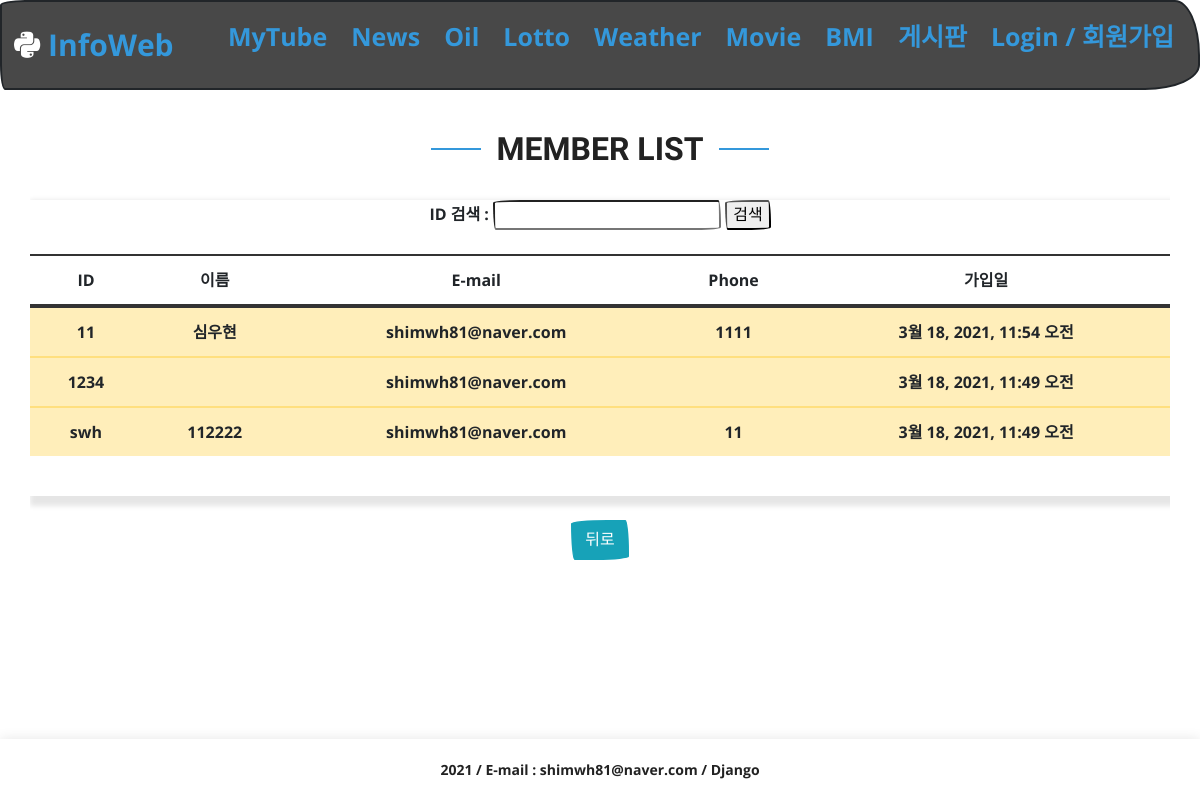
Page /user/userlist on the earlier database version.
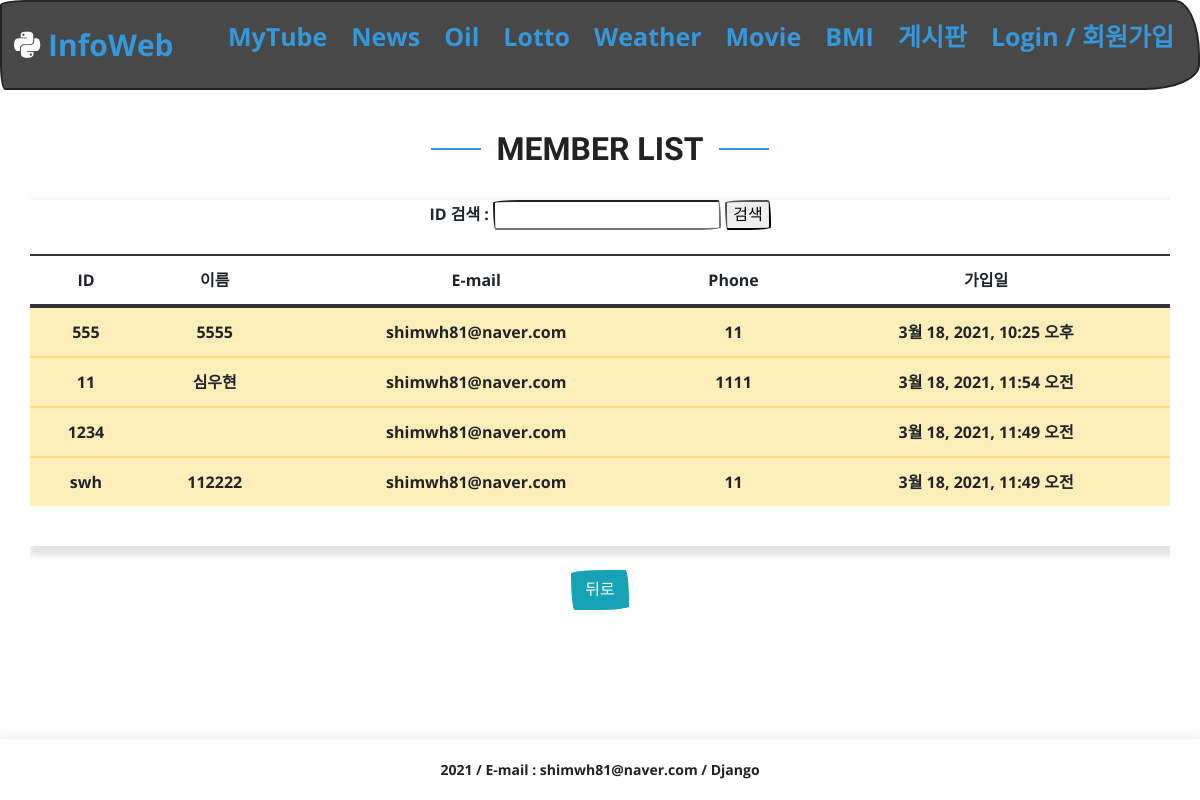
Same page on the later database version.
### users/models.py (models this page shows, shortened)
class User(AbstractUser):
    phone = models.CharField(max_length=11)
    regdate = models.DateTimeField(auto_now_add=True)

### users/views.py (the view)
# urls.py: path('userlist', views.userlist, name='user_list'),
def userlist(request):
    userlist = User.objects.exclude(username='admin').order_by('-regdate')
    return render(request,'infoweb/userlist.html', {'userlist':userlist})

### templates/infoweb/userlist.html (shortened to what this page needs)
{% extends "infoweb/base.html" %}
{% load static %}
{% block content %}
    <div class="my_title">
        <h1>Member List</h1>
    </div>
  <br>
<div class="article">
    <form action="" method="post">
        ID 검색 : <input type="text" name="uid">
        <input type="submit" value="검색">
    </form>
    <br>
    <table class="table table-hover">
        <thead>
            <tr>
                <th>ID</th>
                <th>이름</th>
                <th>E-mail</th>
                <th>Phone</th>
                <th>가입일</th>
            </tr>
        </thead>
        <tbody>
        {% for user in userlist %}
            <tr class="table-warning">
                <td>{{user.username}}</td>
                <td>{{user.last_name}}{{user.first_name}}</td>
                <td>{{user.email}}</td>
                <td>{{user.phone}}</td>
                <td>{{user.regdate}}</td>
            </tr>
        {% endfor %}
        </tbody>
    </table>
<br>
</div>
<br>
<a href="{% url 'mypage' %}"><input type="button" class="btn btn-info" value="뒤로"></a>
{% endblock %}

### templates/infoweb/base.html (shortened to what this page needs)
{% load static %}
<!DOCTYPE html>
<html lang="ko">
<head>
    <link rel="stylesheet" type="text/css" href="{% static 'css/bootstrap.min.css' %}">
    <link rel="stylesheet" type="text/css" href="{% static 'css/style2.css' %}">
</head>
<body>
<div class="wrapper">
    <nav class="navbar">
      <div class="navbar_logo">
        <i class="fab fa-python"></i>
        <a href="{% url 'home' %}">InfoWeb</a>
      </div>
      <ul class="navbar_menu">
        <li><a href="{% url 'mytube' %}">MyTube</a></li>
        <li><a href="{% url 'news' %}">News</a></li>
        <li><a href="{% url 'oil' %}">Oil</a></li>
        <li><a href="{% url 'lotto' %}">Lotto</a></li>
        <li><a href="{% url 'weather' %}">Weather</a></li>
        <li><a href="{% url 'movie' %}">Movie</a></li>
        <li><a href="{% url 'bmi' %}">BMI</a></li>
        <li><a href="{% url 'board' %}">게시판</a></li>
        {% if request.session.user_username is not None %}
        <li><a href="{% url 'mypage' %}">My Page</a></li>
        <li><a href="{% url 'logOut' %}">LogOut</a></li>
        {% else %}
        <li><a href="{% url 'user' %}">Login / 회원가입</a></li>
        {% endif %}
      </ul>
    </nav>
    <section>
      <div class="container">
      {% block content %}{% endblock %}
      </div>
    </section>
    <footer>
        2021 / E-mail : shimwh81@naver.com / Django
    </footer>
</div>
</body>
</html>

### static/css/style2.css (style rules this page uses)
:root { --text-color: #3498db; --text-hover: #5faee3; --background-color: #484848; --accent-color: pink; }
html,body { font-family: "Open Sans", sans-serif; margin: 0; padding: 0; height: 100% }
.wrapper { min-height: 100%; position: relative; padding-bottom: 20px; }
.container { padding: 40px 0; overflow: hidden; flex: 1; align-items: center; text-align: center; }
.article { box-shadow: 5px 5px 5px 5px rgba(0, 0, 0, 0.1); }
footer { position: absolute; bottom: 0; left: 0; right: 0; text-align: center; background: #fff; box-shadow: 0px 0px 12px 0px rgba(0, 0, 0, 0.1); padding: 20px 0; color: #222222; font-size: 14px; }
a { color: var(--text-color); text-decoration: none; }
h1, h2, h3, h4, h5, h6 { font-family: "Raleway", sans-serif; }
li { list-style: none; }
.my_title h1 { font-size: 32px; font-weight: bold; text-transform: uppercase; position: relative; color: #222222; }
.my_title h1::before, .my_title h1::after { content: ''; width: 50px; height: 2px; background: #3498db; display: inline-block; }
.my_title h1::before { margin: 0 15px 10px 0; }
.my_title h1::after { margin: 0 0 10px 15px; }
.navbar { display: flex; justify-content: space-between; align-items: center; background-color: var(--background-color); padding: 8px 12px; }
.navbar_logo { font-size: 30px; color: white; }
.navbar_menu { display: flex; list-style: none; color: black; font-size: 25px; padding-left: 0; }
.navbar_menu li { padding: 8px 12px; }

Differences in the rows shown:
added User: username "555", last_name "55", first_name "55", email "shimwh81@naver.com", phone "11", regdate "3월 18, 2021, 10:25 오후"
